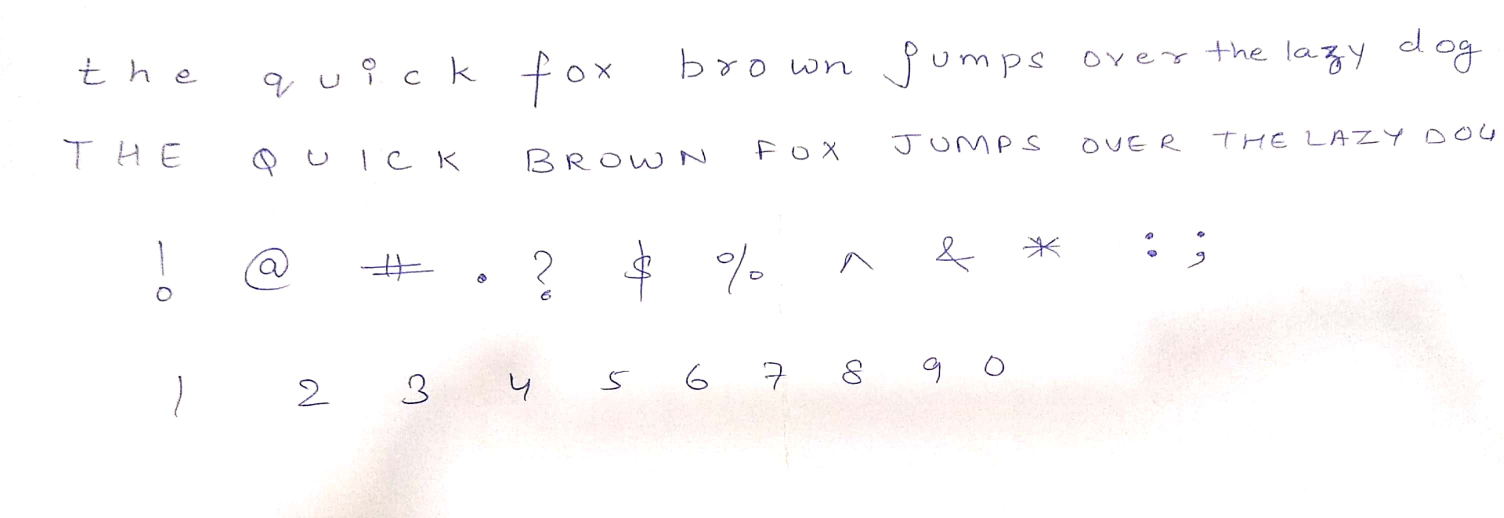
#> input picture temp/2.jpeg, 3008 x 1036 px (shown at 1/2 size)
$ python -i BackgroundRemoval.py   (imports and definitions only)
#> lines starting #> are read from the running program, lines starting #| are printed output that depends on the picture; after the words box and inside, x2 and y2 are one past the last pixel; in counts of white or black regions, pixels touching at a corner belong together
#> further down, picture is the input picture: shape (1036, 3008, 3); mean B, G, R 251.9, 251.8, 252.7
import cv2
import numpy as np

# https://medium.com/better-programming/automating-white-or-any-other-color-background-removal-with-python-and-opencv-4be4addb6c99

def processImage(image):
    output = image
    # Set thresholds. Here, we are using the Hue, Saturation, Value color space model. We will be using these values to decide what values to show in the ranges using a minimum and maximum value.
    #THESE VALUES CAN BE PLAYED AROUND FOR DIFFERENT COLORS
    hMin = 29  # Hue minimum
    sMin = 30  # Saturation minimum
    vMin = 0   # Value minimum (Also referred to as brightness)
    hMax = 179 # Hue maximum
    sMax = 255 # Saturation maximum
    vMax = 255 # Value maximum
    # Set the minimum and max HSV values to display in the output image using numpys' array function. We need the numpy array since OpenCVs' inRange function will use those.
    lower = np.array([hMin, sMin, vMin])
    upper = np.array([hMax, sMax, vMax])
    # Create HSV Image and threshold it into the proper range.
    hsv = cv2.cvtColor(image, cv2.COLOR_BGR2HSV) # Converting color space from BGR to HSV
#> hsv: shape (1036, 3008, 3); mean H, S, V 8.9, 2, 253.1
    mask = cv2.inRange(hsv, lower, upper) # Create a mask based on the lower and upper range, using the new HSV image
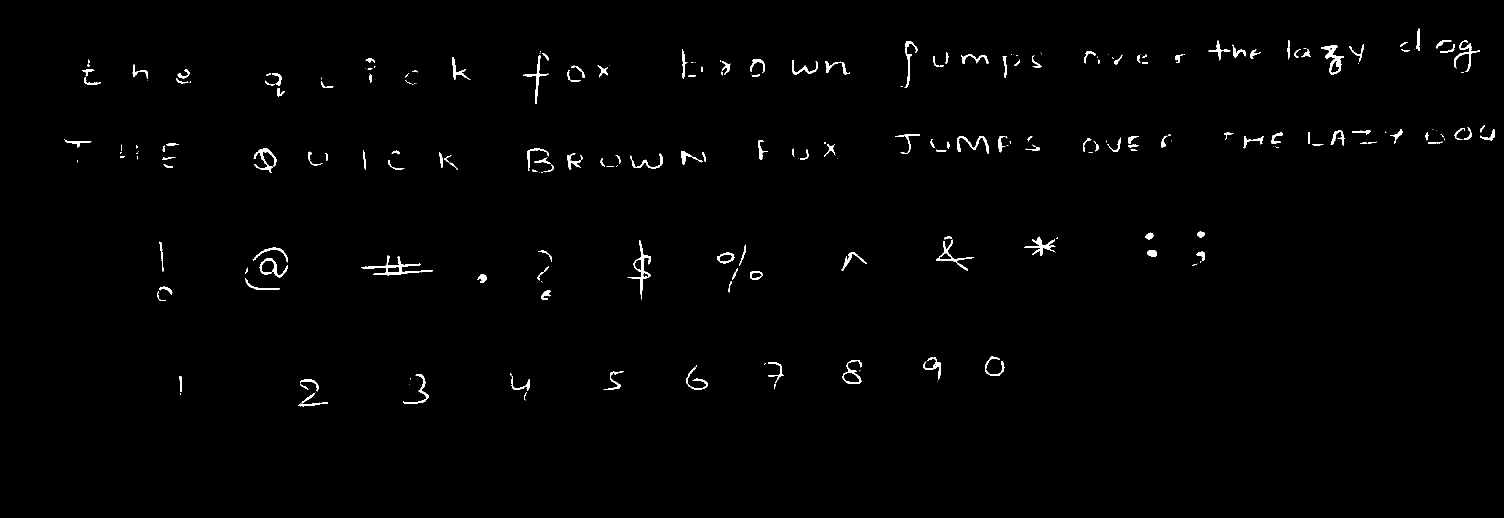
#> mask: shape (1036, 3008) (shown at 1/2 size); 0.91% white; 243 white regions (82 under 20 px), largest, box (x1, y1, x2, y2) and area: (722, 511, 866, 552) 1111, (1255, 480, 1302, 599) 879, (2642, 91, 2688, 149) 872
    # Create the output image, using the mask created above. This will perform the removal of all unneeded colors, but will keep a black background.
    output = cv2.bitwise_and(image, image, mask=mask)
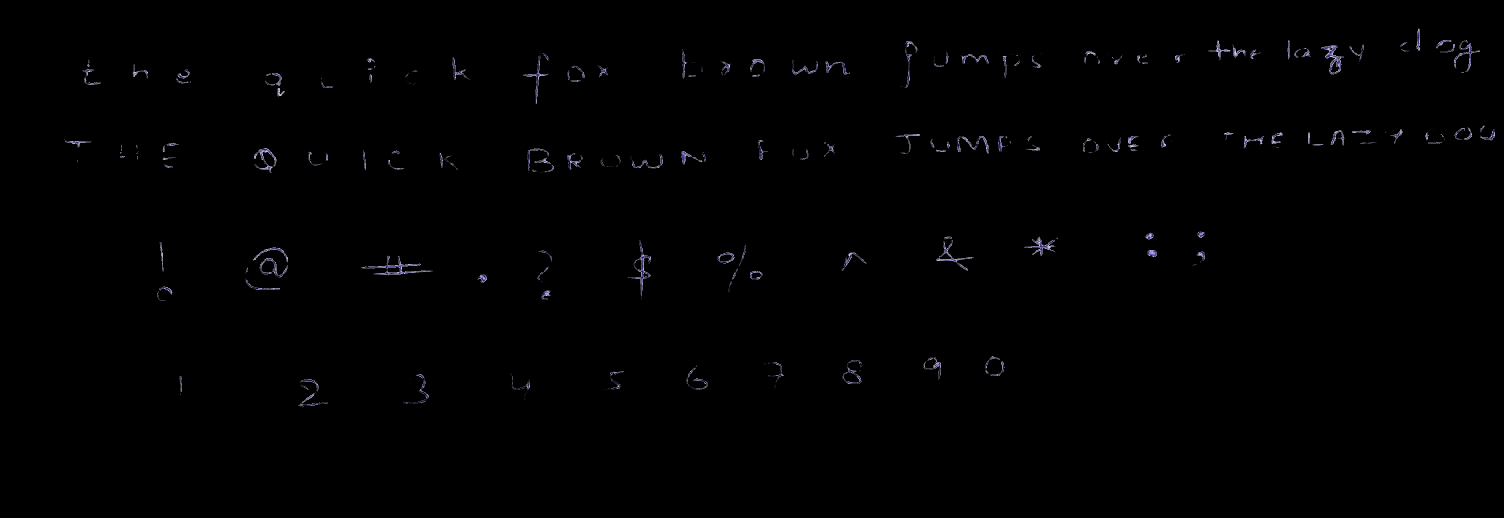
#> output: shape (1036, 3008, 3) (shown at 1/2 size); mean B, G, R 1.3, 1, 1
    # Add an alpha channel, and update the output image variable
    *_, alpha = cv2.split(output)
    dst = cv2.merge((output, alpha))
    output = dst

    # Resize the image
    h, w, _ = image.shape
#> h = 1036; w = 3008
    dim = (h, 120)
#> dim = (1036, 120)
    output = cv2.resize(output, dim)
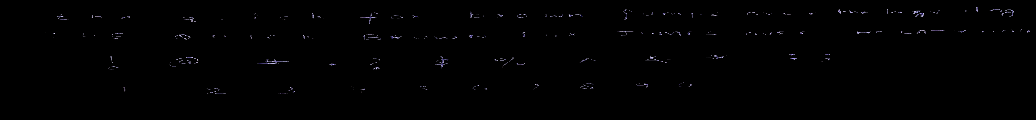
#> output: shape (120, 1036, 4); mean B, G, R, A 1.2, 0.9, 1, 1

    return output

>>> import cv2
>>> picture = cv2.imread('temp/2.jpeg')
>>> result = processImage(picture)
